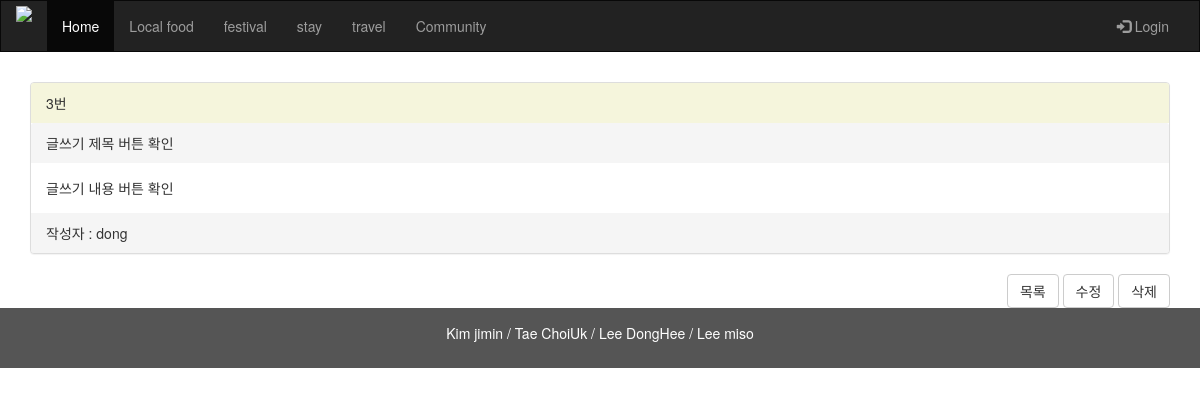
/commu/detail/3/, run on an earlier commit of the app's database.
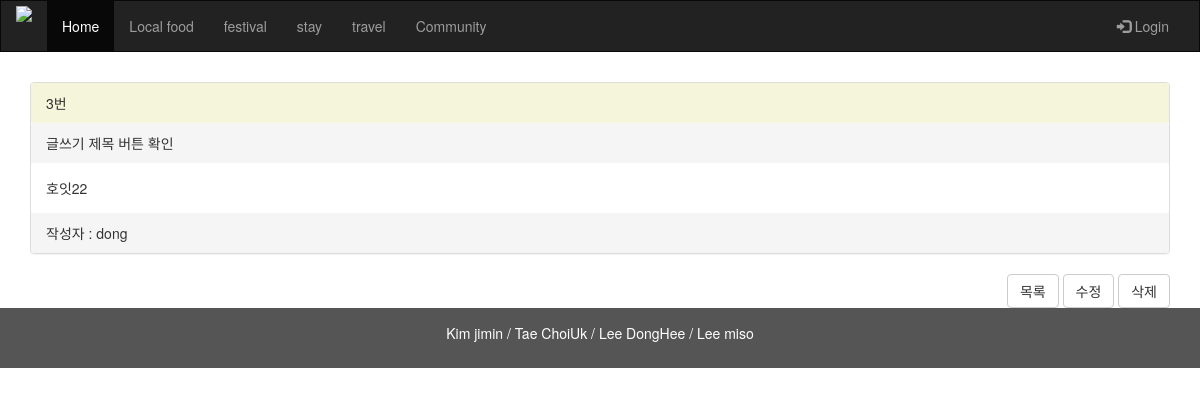
And on a later commit of the database.
### user/models.py (models this page shows)
class Board(models.Model):
    title = models.CharField(max_length=100)
    content = models.CharField(max_length=1000)
    id1 = models.ForeignKey(User, on_delete=models.CASCADE)

class User(models.Model):
    id1 = models.CharField(max_length=10)
    pwd = models.CharField(max_length=10)
    name = models.CharField(max_length=10)

### mini_project/views.py (the view)
# urls.py: path('commu/detail/<int:id>/', views.detail),
def detail(request, id):
    board = Board.objects.get(id=id)
    context = {
        'board' : board
    }
    return render(request, 'detail.html', context)

### templates/detail.html
{% extends 'base.html' %}
{% block content %}
<div class="container" style='margin-top:30px;'>
    <div class="panel-group">
        <div class="panel panel-default">
            <div class="panel-heading" style='background-color: beige;'>
                {{ board.id }}번
            </div>
            <div class="panel-heading">{{ board.title }}</div>
            <div class="panel-body">{{ board.content }}</div>
            <div class="panel-footer">작성자 : {{ board.id1.name }}</div>
        </div>
    </div>
</div>
<div class="container text-right">
    <a href='/commu/list/' class="btn btn-default" id="list">목록</a>
    <a href='/commu/update/{{board.id}}' class="btn btn-default" id="update">수정</a>
    <a href='/commu/delete/{{ board.id }}/' class="btn btn-default" id="delete">
        삭제
        </a>
</div>
{% endblock %}

What changed in the data, as far as the page shows it:
changed Board "글쓰기 제목 버튼 확인": content "글쓰기 내용 버튼 확인" → "호잇22"
